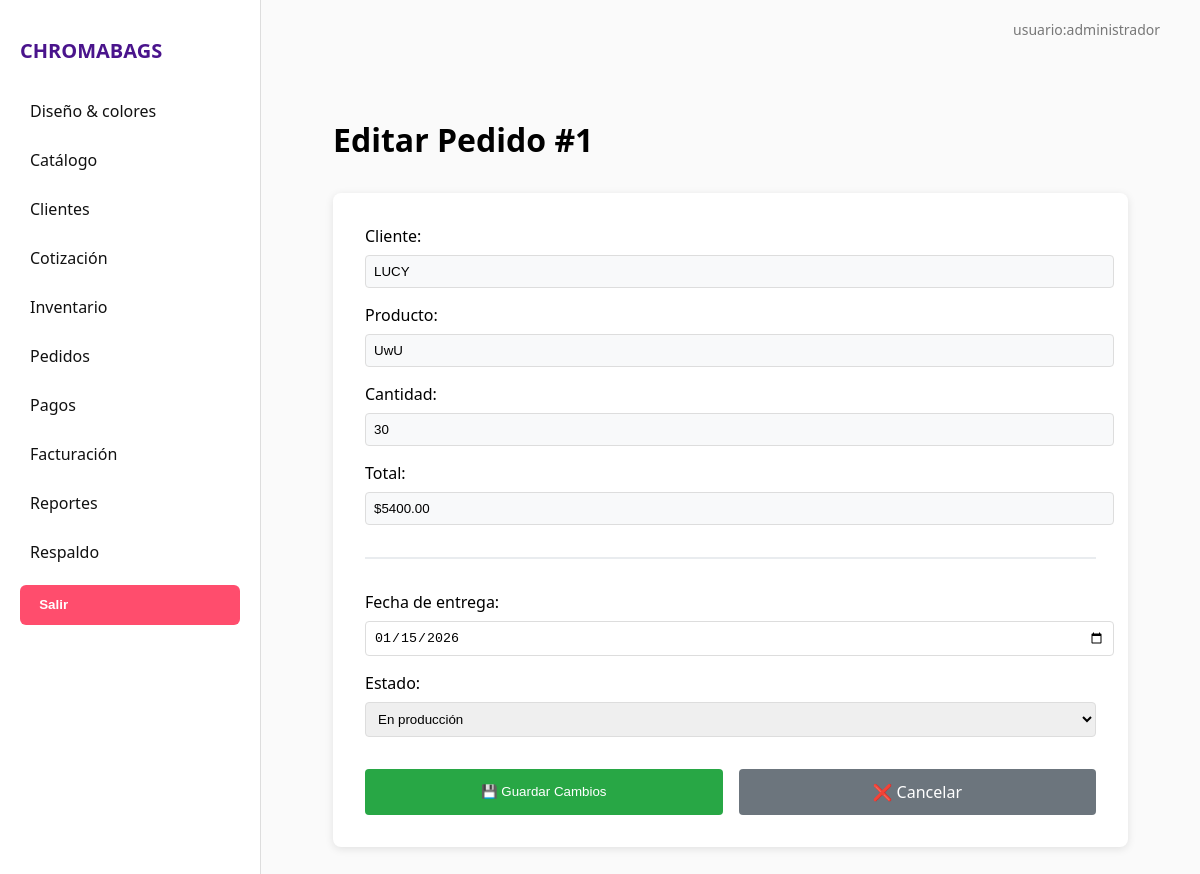
Page /editar_pedido/1 on the earlier database version.
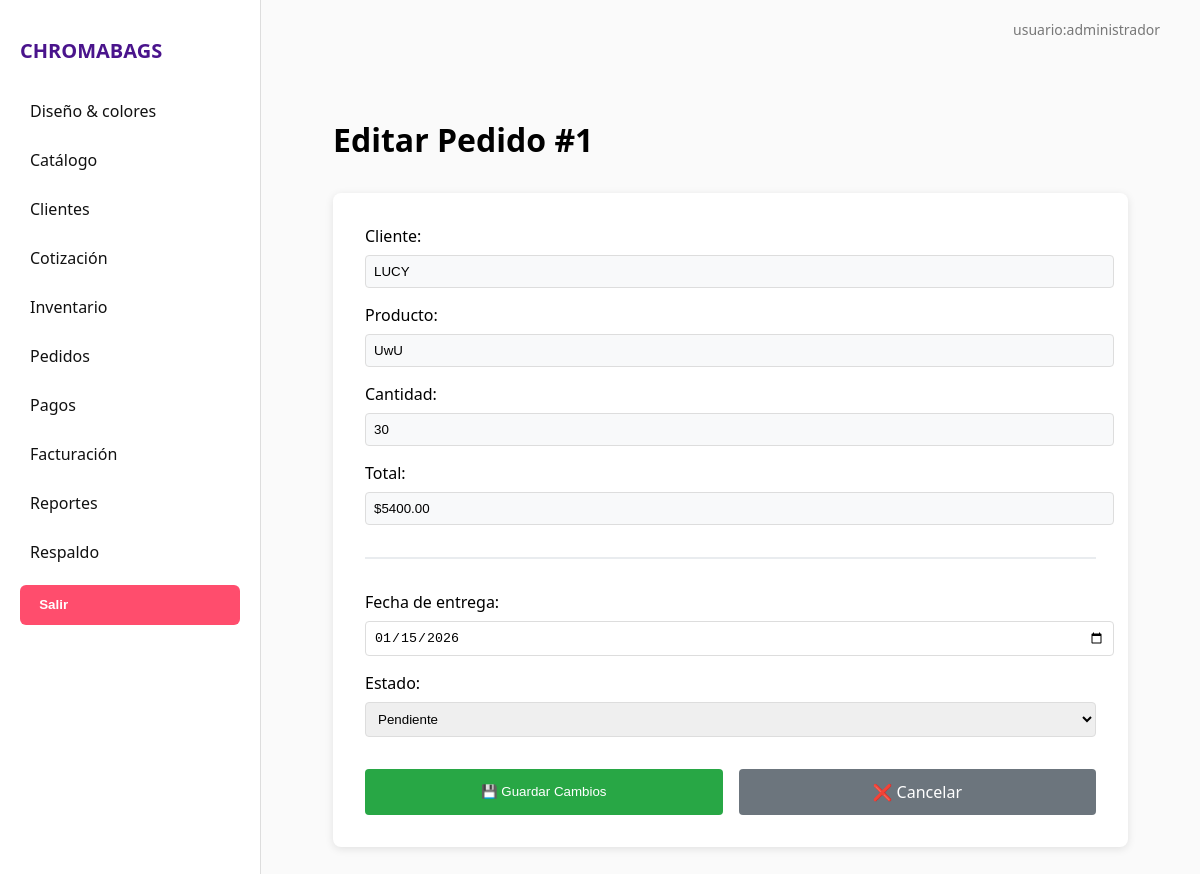
Same page on the later database version.
### tables this page shows
CREATE TABLE pedidos (
    id_pedido INTEGER PRIMARY KEY AUTOINCREMENT,
    id_cliente INTEGER,
    fecha_pedido TEXT DEFAULT (datetime('now')),
    fecha_entrega TEXT,
    estado TEXT DEFAULT 'pendiente',
    total REAL,
    FOREIGN KEY (id_cliente) REFERENCES clientes(id_cliente)
);

### app.py (the view, shortened to what this page needs)
@app.route('/editar_pedido/<int:id_pedido>', methods=['GET', 'POST'])
def editar_pedido(id_pedido):
    pedido = OrdersManager.obtener_pedido(id_pedido)
    return render_template('editar_pedido.html', pedido=pedido)

### db_connection.py (called while the page is built)
def get_connection():
    try:
        db_path = os.path.join('database', 'ChromaBags.db')
        conn = sqlite3.connect(db_path)
        conn.row_factory = sqlite3.Row  # Para acceder a las columnas por nombre
        return conn
    except sqlite3.Error as e:
        print(f"Error al conectar con la base de datos: {e}")
        return None

### templates/editar_pedido.html (shortened to what this page needs)
{% extends "base.html" %}
{% block content %}
<div class="modulo-container">
    <h2 class="titulo-modulo">Editar Pedido #{{ pedido['id_pedido'] }}</h2>
    <div class="form-card">
        <form action="/editar_pedido/{{ pedido['id_pedido'] }}" method="POST" class="formulario">
            <div class="form-grupo readonly">
                <label>Cliente:</label>
                <input type="text" value="{{ pedido['nombre_cliente'] }}" readonly>
            </div>
            <div class="form-grupo readonly">
                <label>Producto:</label>
                <input type="text" value="{{ pedido['nombre_producto'] }}" readonly>
            </div>
            <div class="form-grupo readonly">
                <label>Cantidad:</label>
                <input type="text" value="{{ pedido['cantidad'] }}" readonly>
            </div>
            <div class="form-grupo readonly">
                <label>Total:</label>
                <input type="text" value="${{ '%.2f'|format(pedido['total']) }}" readonly>
            </div>
            <hr>
            <div class="form-grupo">
                <label>Fecha de entrega:</label>
                <input type="date" name="fecha_entrega" value="{{ pedido['fecha_entrega'] }}" required>
            </div>
            <div class="form-grupo">
                <label>Estado:</label>
                <select name="estado" required>
                    <option value="pendiente" {% if pedido['estado'] == 'pendiente' %}selected{% endif %}>Pendiente</option>
                    <option value="en_produccion" {% if pedido['estado'] == 'en_produccion' %}selected{% endif %}>En producción</option>
                </select>
            </div>
            <div class="botones-form">
                <button type="submit" class="btn-guardar">💾 Guardar Cambios</button>
                <a href="/pedidos" class="btn-cancelar">❌ Cancelar</a>
            </div>
        </form>
    </div>
</div>
{% endblock %}

Differences in the rows shown:
changed pedidos id 1: estado "En producción" → (not shown)
Other differences:
form field estado: (not shown) → "Pendiente"
